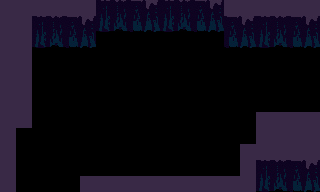

Rendered tile map (Tiled .tmx) drawn with the repository's tilesets; below, a short description and the full map source, tile grids included:
An orthogonal 20x12 tile map with 16x16 px tiles, 2 tile layers (void, walls), 5 tilesets and 13 objects (6x barrier, 2x 0, 2x 3, 2x 1, boss1).

<map version="1.5" tiledversion="1.7.2" orientation="orthogonal" renderorder="right-down" width="20" height="12" tilewidth="16" tileheight="16" infinite="0" nextlayerid="25" nextobjectid="67">
 <editorsettings>
  <export target="boss_room_1.csv" format="csv" />
 </editorsettings>
 <tileset firstgid="1" source="../../tilesets/void.tsx" />
 <tileset firstgid="2" source="../../tilesets/cliffs.tsx" />
 <tileset firstgid="50" source="../../objects.tsx" />
 <tileset firstgid="77" source="../../tilesets/decoration.tsx" />
 <tileset firstgid="82" source="../../tilesets/rockface.tsx" />
 <layer id="20" name="void" width="20" height="12">
  <data encoding="csv">
0,0,0,0,0,0,0,0,0,0,0,0,0,0,0,0,0,0,0,0,
0,0,0,0,0,0,0,0,0,0,0,0,0,0,0,0,0,0,0,0,
0,0,0,0,0,0,0,0,0,0,0,0,0,0,0,0,0,0,0,0,
0,0,0,0,0,0,0,0,0,0,0,0,0,0,0,0,0,0,0,0,
0,0,0,0,0,0,0,0,0,0,0,0,0,0,0,0,0,0,0,0,
0,0,0,0,0,0,0,0,0,0,0,0,0,0,0,0,0,0,0,0,
0,0,0,0,0,0,0,0,0,0,0,0,0,0,0,0,0,0,0,0,
0,0,0,0,0,0,0,0,0,0,0,0,0,0,0,0,0,0,0,0,
0,0,0,0,0,0,0,0,0,0,0,0,0,0,0,0,0,0,0,0,
0,0,0,0,0,0,0,0,0,0,0,0,0,0,0,0,0,0,0,0,
0,0,0,0,0,0,0,0,0,0,0,0,0,0,0,0,0,0,0,0,
0,0,0,0,0,0,0,0,0,0,0,0,0,0,0,0,0,0,0,0
</data>
 </layer>
 <layer id="21" name="walls" width="20" height="12">
  <data encoding="csv">
82,82,82,82,82,82,87,88,89,90,87,88,89,90,82,82,82,82,82,82,
82,82,87,88,89,90,92,93,94,95,92,93,94,95,89,90,87,88,89,90,
82,82,92,93,94,95,0,0,0,0,0,0,0,0,94,95,92,93,94,95,
82,82,0,0,0,0,0,0,0,0,0,0,0,0,0,0,0,0,0,0,
82,82,0,0,0,0,0,0,0,0,0,0,0,0,0,0,0,0,0,0,
82,82,0,0,0,0,0,0,0,0,0,0,0,0,0,0,0,0,0,0,
82,82,0,0,0,0,0,0,0,0,0,0,0,0,0,0,0,0,0,0,
82,82,0,0,0,0,0,0,0,0,0,0,0,0,0,0,82,82,82,82,
82,0,0,0,0,0,0,0,0,0,0,0,0,0,0,0,82,82,82,82,
82,0,0,0,0,0,0,0,0,0,0,0,0,0,0,82,82,82,82,82,
82,0,0,0,0,0,0,0,0,0,0,0,0,0,0,82,87,88,89,90,
82,0,0,0,0,82,82,82,82,82,82,82,82,82,82,82,92,93,94,95
</data>
 </layer>
 <objectgroup id="22" name="entities">
  <object id="49" name="boss1" x="144" y="80">
   <point />
  </object>
 </objectgroup>
 <objectgroup id="23" name="barriers">
  <object id="51" name="barrier" gid="60" x="288" y="68" width="16" height="32" />
  <object id="57" name="barrier" gid="60" x="20" y="192" width="16" height="32" />
  <object id="58" name="barrier" gid="60" x="288" y="92" width="16" height="32" />
  <object id="59" name="barrier" gid="60" x="288" y="116" width="16" height="32" />
  <object id="60" name="barrier" gid="60" x="40" y="192" width="16" height="32" />
  <object id="61" name="barrier" gid="60" x="60" y="192" width="16" height="32" />
  <object id="64" name="0" x="16" y="128" width="96" height="32" />
 </objectgroup>
 <objectgroup id="24" name="triggers" />
 <objectgroup id="5" name="entries">
  <object id="45" name="3" x="272" y="64">
   <point />
  </object>
  <object id="65" name="0" x="97.6667" y="137">
   <point />
  </object>
  <object id="66" name="1" x="32" y="128">
   <point />
  </object>
 </objectgroup>
 <objectgroup id="6" name="exits">
  <object id="47" name="3" x="304" y="32" width="80" height="80" />
  <object id="48" name="1" x="0" y="176" width="80" height="80" />
 </objectgroup>
</map>
